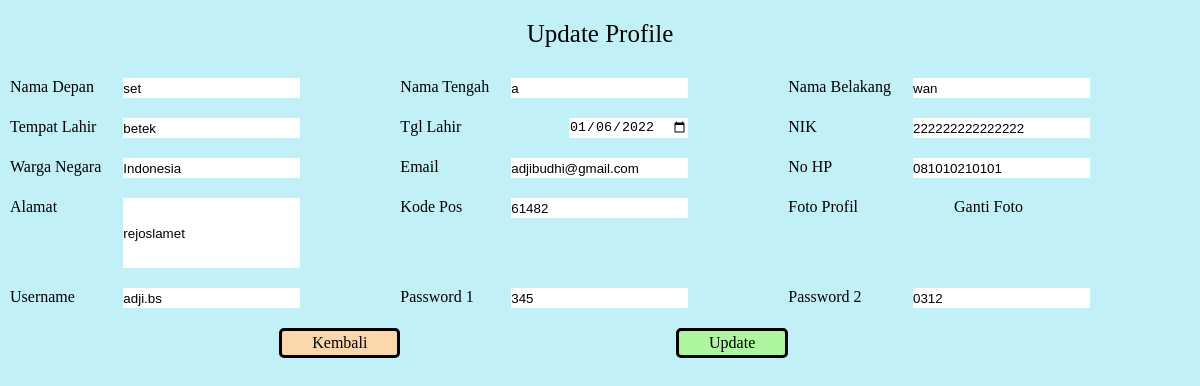
Screenshot of /selfLearning2/update.php (signed in) with the database file from the repository.
### tables this page shows
CREATE TABLE `user` (
  `nama_depan` varchar(30) NOT NULL,
  `nama_tengah` varchar(30) NOT NULL,
  `nama_belakang` varchar(30) NOT NULL,
  `tempat_lahir` varchar(30) NOT NULL,
  `tanggal_lahir` date NOT NULL,
  `nik` varchar(20) NOT NULL,
  `warga_negara` varchar(30) NOT NULL,
  `email` varchar(50) NOT NULL,
  `no_hp` varchar(15) NOT NULL,
  `alamat` text NOT NULL,
  `kode_pos` varchar(20) NOT NULL,
  `foto_profil` varchar(255) NOT NULL,
  `username` varchar(20) NOT NULL,
  `password1` varchar(30) NOT NULL,
  `password2` varchar(30) NOT NULL
);

### selfLearning2/update.php (the view, shortened to what this page needs)
<?php
    include("config.php");
    $username = $_SESSION['usernameSession'];
    $str_query = "select*from user where username='$username'";
    $query = mysqli_query($connection, $str_query);
    $data = mysqli_fetch_array($query);
?>
<!DOCTYPE html>
<html lang="en">
<head>
    <link rel="stylesheet" href="reg.css?v=<?php echo time(); ?>">
</head>
<body>
    <div class="judul">
        Update Profile
    </div>
    <div class="form-reg">
        <form action="prosesUpdateProfile.php" method="post" enctype="multipart/form-data" >
            <div>
                Nama Depan
                <input type="text" name="nama-depan" value="<?php echo $data['nama_depan']?>">
            </div>
            <div>
                Nama Tengah
                <input type="text" name="nama-tengah" value="<?php echo $data['nama_tengah']?>">
            </div>
            <div>
                Nama Belakang
                <input type="text" name="nama-belakang" value="<?php echo $data['nama_belakang']?>">
            </div>
            <div>
                Tempat Lahir
                <input type="text" name="tempat-lahir" value="<?php echo $data['tempat_lahir']?>">
            </div>
            <div>
                Tgl Lahir
                <input type="date" name="tgl-lahir" value="<?php echo $data['tanggal_lahir']?>">
            </div>
            <div>
                NIK
                <input type="text" name="nik" value="<?php echo $data['nik']?>" readonly>
            </div>
            <div>
                Warga Negara
                <input type="text" name="warga-negara" value="<?php echo $data['warga_negara']?>">
            </div>
            <div>
                Email
                <input type="text" name="email" value="<?php echo $data['email']?>">
            </div>
            <div>
                No HP
                <input type="text" name="no-hp" value="<?php echo $data['no_hp']?>">
            </div>
            <div class="almt">
                Alamat
                <input type="text" name="alamat" value="<?php echo $data['alamat']?>">
            </div>
            <div>
                Kode Pos
                <input type="text" name="kode-pos" value="<?php echo $data['kode_pos']?>">
            </div>
            <div class="file-input">
                Foto Profil
                <label for="choose" class="lbl">Ganti Foto</label>
            </div>
            <div>
                Username
                <input type="text" name="username" value="<?php echo $data['username']?>" readonly>
            </div>
            <div>
                Password 1
                <input type="text" name="password1" value="<?php echo $data['password1']?>">
            </div>
            <div>
                Password 2
                <input type="text" name="password2" value="<?php echo $data['password2']?>">
            </div>
            <div class="back-button">
                <a href="home.php">Kembali</a>
            </div>
            <div>
                <label for="submit-btn" class="submit-button">Update</label>
            </div>
        </form>
    </div>
</body>
</html>

### selfLearning2/reg.css (style rules this page uses)
* { margin: 0; padding: 0; }
body { background-color: #c2f0f7; }
.judul { text-align: center; font-size: 25px; margin: 20px; }
input { border: none; height: 20px; margin: 0 100px 20px 20px; float: right; }
.form-reg form { display: grid; grid-template-columns: auto auto auto; padding: 10px; }
.almt input { height: 70px; }
.lbl { margin-left: 92px; cursor: pointer; }
.back-button a { text-decoration: none; background-color: #fdd7ac; padding: 3px 30px 3px; cursor: pointer; border-style: solid; border-color: black; border-radius: 5px; float: right; color: black; }
.submit-button { background-color: #adf59f; padding: 3px 30px 3px; cursor: pointer; border-style: solid; border-radius: 5px; float: right; border-color: black; }

### rows the page displays
user: nama-depan "set", nama-tengah "a", nama-belakang "wan", tempat-lahir "betek", tgl-lahir "01/06/2022", nik "222222222222222", warga-negara "Indonesia", email "adjibudhi@gmail.com", no-hp "081010210101", alamat "rejoslamet", kode-pos "61482", username "adji.bs", password1 "345", password2 "0312"
